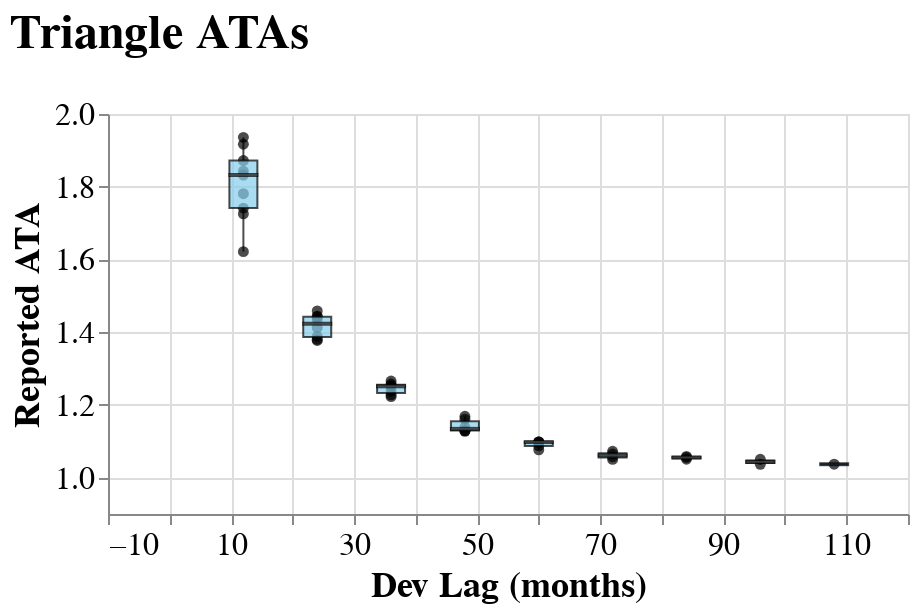

Notebook code for this chart:
### Markdown cell above
### Boxplot of ATA Factors

A better way to visualize **ATA factors** is with a **boxplot**.  
This shows:  
- The **median**  
- The **interquartile range (IQR)**  
- The **minimum and maximum** values

### Code cell
triangle.plot_atas('Reported ATA')

### Figure 1 — Vega-Lite specification as saved in the notebook (floating-point values rounded to 4 significant figures)
{"autosize": {"contains": "content", "resize": true}, "config": {"style": {"group-title": {"fontSize": 24}, "group-subtitle": {"fontSize": 18}, "guide-label": {"fontSize": 16, "font": "sans-serif"}, "guide-title": {"fontSize": 18, "font": "sans-serif"}}, "mark": {"color": "#1f8fff"}, "title": {"anchor": "start", "offset": 20}, "legend": {"orient": "right", "titleAnchor": "start", "layout": {"direction": "vertical"}, "labelFontSize": 16.0, "titleFontSize": 18.0}, "axis": {"labelFontSize": 16.0, "titleFontSize": 18.0}}, "layer": [{"mark": {"type": "point", "color": "black", "filled": true}, "encoding": {"tooltip": [{"field": "period_start", "title": "Period Start", "type": "temporal"}, {"field": "period_end", "title": "Period End", "type": "temporal"}, {"field": "evaluation_date", "title": "Evaluation Date", "type": "temporal"}, {"field": "dev_lag", "title": "Dev Lag (months)", "type": "quantitative"}, {"field": "metric", "format": ".2f", "title": "Reported ATA", "type": "quantitative"}], "x": {"field": "dev_lag", "scale": {"padding": 10}, "title": "Dev Lag (months)", "type": "quantitative"}, "y": {"field": "metric", "scale": {"zero": false, "padding": 10}, "title": "Reported ATA", "type": "quantitative"}}, "name": "view_6", "title": {"text": "Reported ATA", "anchor": "middle", "font": "sans-serif", "fontSize": 12, "fontWeight": "normal"}}, {"mark": {"type": "boxplot", "box": {"stroke": "black"}, "color": "skyblue", "median": {"stroke": "black"}, "opacity": 0.7, "rule": {"stroke": "black"}}, "encoding": {"tooltip": [{"field": "period_start", "title": "Period Start", "type": "temporal"}, {"field": "period_end", "title": "Period End", "type": "temporal"}, {"field": "evaluation_date", "title": "Evaluation Date", "type": "temporal"}, {"field": "dev_lag", "title": "Dev Lag (months)", "type": "quantitative"}, {"field": "metric", "format": ".2f", "title": "Reported ATA", "type": "quantitative"}], "x": {"field": "dev_lag", "scale": {"padding": 10}, "title": "Dev Lag (months)", "type": "quantitative"}, "y": {"field": "metric", "scale": {"zero": false, "padding": 10}, "title": "Reported ATA", "type": "quantitative"}}, "title": {"text": "Reported ATA", "anchor": "middle", "font": "sans-serif", "fontSize": 12, "fontWeight": "normal"}}], "data": {"values": [{"period_start": "2010-01-01T00:00:00", "period_end": "2010-12-31T00:00:00", "evaluation_date": "2010-12-31T00:00:00", "dev_lag": 0.0, "metric": null, "metric_sd": null, "metric_lower_ci": null, "metric_upper_ci": null, "Field": "Reported ATA"}, {"period_start": "2010-01-01T00:00:00", "period_end": "2010-12-31T00:00:00", "evaluation_date": "2011-12-31T00:00:00", "dev_lag": 12.0, "metric": 1.622, "metric_sd": 0, "metric_lower_ci": null, "metric_upper_ci": null, "Field": "Reported ATA"}, {"period_start": "2010-01-01T00:00:00", "period_end": "2010-12-31T00:00:00", "evaluation_date": "2012-12-31T00:00:00", "dev_lag": 24.0, "metric": 1.388, "metric_sd": 0, "metric_lower_ci": null, "metric_upper_ci": null, "Field": "Reported ATA"}, {"period_start": "2010-01-01T00:00:00", "period_end": "2010-12-31T00:00:00", "evaluation_date": "2013-12-31T00:00:00", "dev_lag": 36.0, "metric": 1.251, "metric_sd": 0, "metric_lower_ci": null, "metric_upper_ci": null, "Field": "Reported ATA"}, {"period_start": "2010-01-01T00:00:00", "period_end": "2010-12-31T00:00:00", "evaluation_date": "2014-12-31T00:00:00", "dev_lag": 48.0, "metric": 1.127, "metric_sd": 0, "metric_lower_ci": null, "metric_upper_ci": null, "Field": "Reported ATA"}, {"period_start": "2010-01-01T00:00:00", "period_end": "2010-12-31T00:00:00", "evaluation_date": "2015-12-31T00:00:00", "dev_lag": 60.0, "metric": 1.076, "metric_sd": 0, "metric_lower_ci": null, "metric_upper_ci": null, "Field": "Reported ATA"}, {"period_start": "2010-01-01T00:00:00", "period_end": "2010-12-31T00:00:00", "evaluation_date": "2016-12-31T00:00:00", "dev_lag": 72.0, "metric": 1.057, "metric_sd": 0, "metric_lower_ci": null, "metric_upper_ci": null, "Field": "Reported ATA"}, {"period_start": "2010-01-01T00:00:00", "period_end": "2010-12-31T00:00:00", "evaluation_date": "2017-12-31T00:00:00", "dev_lag": 84.0, "metric": 1.058, "metric_sd": 0, "metric_lower_ci": null, "metric_upper_ci": null, "Field": "Reported ATA"}, {"period_start": "2010-01-01T00:00:00", "period_end": "2010-12-31T00:00:00", "evaluation_date": "2018-12-31T00:00:00", "dev_lag": 96.0, "metric": 1.05, "metric_sd": 0, "metric_lower_ci": null, "metric_upper_ci": null, "Field": "Reported ATA"}, {"period_start": "2010-01-01T00:00:00", "period_end": "2010-12-31T00:00:00", "evaluation_date": "2019-12-31T00:00:00", "dev_lag": 108.0, "metric": 1.037, "metric_sd": 0, "metric_lower_ci": null, "metric_upper_ci": null, "Field": "Reported ATA"}, {"period_start": "2011-01-01T00:00:00", "period_end": "2011-12-31T00:00:00", "evaluation_date": "2011-12-31T00:00:00", "dev_lag": 0.0, "metric": null, "metric_sd": null, "metric_lower_ci": null, "metric_upper_ci": null, "Field": "Reported ATA"}, {"period_start": "2011-01-01T00:00:00", "period_end": "2011-12-31T00:00:00", "evaluation_date": "2012-12-31T00:00:00", "dev_lag": 12.0, "metric": 1.726, "metric_sd": 0, "metric_lower_ci": null, "metric_upper_ci": null, "Field": "Reported ATA"}, {"period_start": "2011-01-01T00:00:00", "period_end": "2011-12-31T00:00:00", "evaluation_date": "2013-12-31T00:00:00", "dev_lag": 24.0, "metric": 1.442, "metric_sd": 0, "metric_lower_ci": null, "metric_upper_ci": null, "Field": "Reported ATA"}, {"period_start": "2011-01-01T00:00:00", "period_end": "2011-12-31T00:00:00", "evaluation_date": "2014-12-31T00:00:00", "dev_lag": 36.0, "metric": 1.266, "metric_sd": 0, "metric_lower_ci": null, "metric_upper_ci": null, "Field": "Reported ATA"}, {"period_start": "2011-01-01T00:00:00", "period_end": "2011-12-31T00:00:00", "evaluation_date": "2015-12-31T00:00:00", "dev_lag": 48.0, "metric": 1.129, "metric_sd": 0, "metric_lower_ci": null, "metric_upper_ci": null, "Field": "Reported ATA"}, {"period_start": "2011-01-01T00:00:00", "period_end": "2011-12-31T00:00:00", "evaluation_date": "2016-12-31T00:00:00", "dev_lag": 60.0, "metric": 1.098, "metric_sd": 0, "metric_lower_ci": null, "metric_upper_ci": null, "Field": "Reported ATA"}, {"period_start": "2011-01-01T00:00:00", "period_end": "2011-12-31T00:00:00", "evaluation_date": "2017-12-31T00:00:00", "dev_lag": 72.0, "metric": 1.05, "metric_sd": 0, "metric_lower_ci": null, "metric_upper_ci": null, "Field": "Reported ATA"}, {"period_start": "2011-01-01T00:00:00", "period_end": "2011-12-31T00:00:00", "evaluation_date": "2018-12-31T00:00:00", "dev_lag": 84.0, "metric": 1.051, "metric_sd": 0, "metric_lower_ci": null, "metric_upper_ci": null, "Field": "Reported ATA"}, {"period_start": "2011-01-01T00:00:00", "period_end": "2011-12-31T00:00:00", "evaluation_date": "2019-12-31T00:00:00", "dev_lag": 96.0, "metric": 1.037, "metric_sd": 0, "metric_lower_ci": null, "metric_upper_ci": null, "Field": "Reported ATA"}, {"period_start": "2012-01-01T00:00:00", "period_end": "2012-12-31T00:00:00", "evaluation_date": "2012-12-31T00:00:00", "dev_lag": 0.0, "metric": null, "metric_sd": null, "metric_lower_ci": null, "metric_upper_ci": null, "Field": "Reported ATA"}, {"period_start": "2012-01-01T00:00:00", "period_end": "2012-12-31T00:00:00", "evaluation_date": "2013-12-31T00:00:00", "dev_lag": 12.0, "metric": 1.832, "metric_sd": 0, "metric_lower_ci": null, "metric_upper_ci": null, "Field": "Reported ATA"}, {"period_start": "2012-01-01T00:00:00", "period_end": "2012-12-31T00:00:00", "evaluation_date": "2014-12-31T00:00:00", "dev_lag": 24.0, "metric": 1.434, "metric_sd": 0, "metric_lower_ci": null, "metric_upper_ci": null, "Field": "Reported ATA"}, {"period_start": "2012-01-01T00:00:00", "period_end": "2012-12-31T00:00:00", "evaluation_date": "2015-12-31T00:00:00", "dev_lag": 36.0, "metric": 1.223, "metric_sd": 0, "metric_lower_ci": null, "metric_upper_ci": null, "Field": "Reported ATA"}, {"period_start": "2012-01-01T00:00:00", "period_end": "2012-12-31T00:00:00", "evaluation_date": "2016-12-31T00:00:00", "dev_lag": 48.0, "metric": 1.129, "metric_sd": 0, "metric_lower_ci": null, "metric_upper_ci": null, "Field": "Reported ATA"}, {"period_start": "2012-01-01T00:00:00", "period_end": "2012-12-31T00:00:00", "evaluation_date": "2017-12-31T00:00:00", "dev_lag": 60.0, "metric": 1.087, "metric_sd": 0, "metric_lower_ci": null, "metric_upper_ci": null, "Field": "Reported ATA"}, {"period_start": "2012-01-01T00:00:00", "period_end": "2012-12-31T00:00:00", "evaluation_date": "2018-12-31T00:00:00", "dev_lag": 72.0, "metric": 1.072, "metric_sd": 0, "metric_lower_ci": null, "metric_upper_ci": null, "Field": "Reported ATA"}, {"period_start": "2012-01-01T00:00:00", "period_end": "2012-12-31T00:00:00", "evaluation_date": "2019-12-31T00:00:00", "dev_lag": 84.0, "metric": 1.056, "metric_sd": 0, "metric_lower_ci": null, "metric_upper_ci": null, "Field": "Reported ATA"}, {"period_start": "2013-01-01T00:00:00", "period_end": "2013-12-31T00:00:00", "evaluation_date": "2013-12-31T00:00:00", "dev_lag": 0.0, "metric": null, "metric_sd": null, "metric_lower_ci": null, "metric_upper_ci": null, "Field": "Reported ATA"}, {"period_start": "2013-01-01T00:00:00", "period_end": "2013-12-31T00:00:00", "evaluation_date": "2014-12-31T00:00:00", "dev_lag": 12.0, "metric": 1.872, "metric_sd": 0, "metric_lower_ci": null, "metric_upper_ci": null, "Field": "Reported ATA"}, {"period_start": "2013-01-01T00:00:00", "period_end": "2013-12-31T00:00:00", "evaluation_date": "2015-12-31T00:00:00", "dev_lag": 24.0, "metric": 1.413, "metric_sd": 0, "metric_lower_ci": null, "metric_upper_ci": null, "Field": "Reported ATA"}, {"period_start": "2013-01-01T00:00:00", "period_end": "2013-12-31T00:00:00", "evaluation_date": "2016-12-31T00:00:00", "dev_lag": 36.0, "metric": 1.238, "metric_sd": 0, "metric_lower_ci": null, "metric_upper_ci": null, "Field": "Reported ATA"}, {"period_start": "2013-01-01T00:00:00", "period_end": "2013-12-31T00:00:00", "evaluation_date": "2017-12-31T00:00:00", "dev_lag": 48.0, "metric": 1.161, "metric_sd": 0, "metric_lower_ci": null, "metric_upper_ci": null, "Field": "Reported ATA"}, {"period_start": "2013-01-01T00:00:00", "period_end": "2013-12-31T00:00:00", "evaluation_date": "2018-12-31T00:00:00", "dev_lag": 60.0, "metric": 1.098, "metric_sd": 0, "metric_lower_ci": null, "metric_upper_ci": null, "Field": "Reported ATA"}, {"period_start": "2013-01-01T00:00:00", "period_end": "2013-12-31T00:00:00", "evaluation_date": "2019-12-31T00:00:00", "dev_lag": 72.0, "metric": 1.065, "metric_sd": 0, "metric_lower_ci": null, "metric_upper_ci": null, "Field": "Reported ATA"}, {"period_start": "2014-01-01T00:00:00", "period_end": "2014-12-31T00:00:00", "evaluation_date": "2014-12-31T00:00:00", "dev_lag": 0.0, "metric": null, "metric_sd": null, "metric_lower_ci": null, "metric_upper_ci": null, "Field": "Reported ATA"}, {"period_start": "2014-01-01T00:00:00", "period_end": "2014-12-31T00:00:00", "evaluation_date": "2015-12-31T00:00:00", "dev_lag": 12.0, "metric": 1.843, "metric_sd": 0, "metric_lower_ci": null, "metric_upper_ci": null, "Field": "Reported ATA"}, {"period_start": "2014-01-01T00:00:00", "period_end": "2014-12-31T00:00:00", "evaluation_date": "2016-12-31T00:00:00", "dev_lag": 24.0, "metric": 1.377, "metric_sd": 0, "metric_lower_ci": null, "metric_upper_ci": null, "Field": "Reported ATA"}, {"period_start": "2014-01-01T00:00:00", "period_end": "2014-12-31T00:00:00", "evaluation_date": "2017-12-31T00:00:00", "dev_lag": 36.0, "metric": 1.228, "metric_sd": 0, "metric_lower_ci": null, "metric_upper_ci": null, "Field": "Reported ATA"}, {"period_start": "2014-01-01T00:00:00", "period_end": "2014-12-31T00:00:00", "evaluation_date": "2018-12-31T00:00:00", "dev_lag": 48.0, "metric": 1.139, "metric_sd": 0, "metric_lower_ci": null, "metric_upper_ci": null, "Field": "Reported ATA"}, {"period_start": "2014-01-01T00:00:00", "period_end": "2014-12-31T00:00:00", "evaluation_date": "2019-12-31T00:00:00", "dev_lag": 60.0, "metric": 1.098, "metric_sd": 0, "metric_lower_ci": null, "metric_upper_ci": null, "Field": "Reported ATA"}, {"period_start": "2015-01-01T00:00:00", "period_end": "2015-12-31T00:00:00", "evaluation_date": "2015-12-31T00:00:00", "dev_lag": 0.0, "metric": null, "metric_sd": null, "metric_lower_ci": null, "metric_upper_ci": null, "Field": "Reported ATA"}, {"period_start": "2015-01-01T00:00:00", "period_end": "2015-12-31T00:00:00", "evaluation_date": "2016-12-31T00:00:00", "dev_lag": 12.0, "metric": 1.781, "metric_sd": 0, "metric_lower_ci": null, "metric_upper_ci": null, "Field": "Reported ATA"}, {"period_start": "2015-01-01T00:00:00", "period_end": "2015-12-31T00:00:00", "evaluation_date": "2017-12-31T00:00:00", "dev_lag": 24.0, "metric": 1.38, "metric_sd": 0, "metric_lower_ci": null, "metric_upper_ci": null, "Field": "Reported ATA"}, {"period_start": "2015-01-01T00:00:00", "period_end": "2015-12-31T00:00:00", "evaluation_date": "2018-12-31T00:00:00", "dev_lag": 36.0, "metric": 1.257, "metric_sd": 0, "metric_lower_ci": null, "metric_upper_ci": null, "Field": "Reported ATA"}, {"period_start": "2015-01-01T00:00:00", "period_end": "2015-12-31T00:00:00", "evaluation_date": "2019-12-31T00:00:00", "dev_lag": 48.0, "metric": 1.169, "metric_sd": 0, "metric_lower_ci": null, "metric_upper_ci": null, "Field": "Reported ATA"}, {"period_start": "2016-01-01T00:00:00", "period_end": "2016-12-31T00:00:00", "evaluation_date": "2016-12-31T00:00:00", "dev_lag": 0.0, "metric": null, "metric_sd": null, "metric_lower_ci": null, "metric_upper_ci": null, "Field": "Reported ATA"}, {"period_start": "2016-01-01T00:00:00", "period_end": "2016-12-31T00:00:00", "evaluation_date": "2017-12-31T00:00:00", "dev_lag": 12.0, "metric": 1.741, "metric_sd": 0, "metric_lower_ci": null, "metric_upper_ci": null, "Field": "Reported ATA"}, {"period_start": "2016-01-01T00:00:00", "period_end": "2016-12-31T00:00:00", "evaluation_date": "2018-12-31T00:00:00", "dev_lag": 24.0, "metric": 1.444, "metric_sd": 0, "metric_lower_ci": null, "metric_upper_ci": null, "Field": "Reported ATA"}, {"period_start": "2016-01-01T00:00:00", "period_end": "2016-12-31T00:00:00", "evaluation_date": "2019-12-31T00:00:00", "dev_lag": 36.0, "metric": 1.254, "metric_sd": 0, "metric_lower_ci": null, "metric_upper_ci": null, "Field": "Reported ATA"}, {"period_start": "2017-01-01T00:00:00", "period_end": "2017-12-31T00:00:00", "evaluation_date": "2017-12-31T00:00:00", "dev_lag": 0.0, "metric": null, "metric_sd": null, "metric_lower_ci": null, "metric_upper_ci": null, "Field": "Reported ATA"}, {"period_start": "2017-01-01T00:00:00", "period_end": "2017-12-31T00:00:00", "evaluation_date": "2018-12-31T00:00:00", "dev_lag": 12.0, "metric": 1.936, "metric_sd": 0, "metric_lower_ci": null, "metric_upper_ci": null, "Field": "Reported ATA"}, {"period_start": "2017-01-01T00:00:00", "period_end": "2017-12-31T00:00:00", "evaluation_date": "2019-12-31T00:00:00", "dev_lag": 24.0, "metric": 1.459, "metric_sd": 0, "metric_lower_ci": null, "metric_upper_ci": null, "Field": "Reported ATA"}, {"period_start": "2018-01-01T00:00:00", "period_end": "2018-12-31T00:00:00", "evaluation_date": "2018-12-31T00:00:00", "dev_lag": 0.0, "metric": null, "metric_sd": null, "metric_lower_ci": null, "metric_upper_ci": null, "Field": "Reported ATA"}, {"period_start": "2018-01-01T00:00:00", "period_end": "2018-12-31T00:00:00", "evaluation_date": "2019-12-31T00:00:00", "dev_lag": 12.0, "metric": 1.917, "metric_sd": 0, "metric_lower_ci": null, "metric_upper_ci": null, "Field": "Reported ATA"}, {"period_start": "2019-01-01T00:00:00", "period_end": "2019-12-31T00:00:00", "evaluation_date": "2019-12-31T00:00:00", "dev_lag": 0.0, "metric": null, "metric_sd": null, "metric_lower_ci": null, "metric_upper_ci": null, "Field": "Reported ATA"}]}, "height": 200, "params": [{"name": "param_14", "select": {"type": "interval", "encodings": ["x", "y"]}, "bind": "scales", "views": ["view_6"]}], "resolve": {"scale": {"color": "independent"}}, "title": {"text": "Triangle ATAs"}, "width": 400, "$schema": "https://vega.github.io/schema/vega-lite/v5.20.1.json"}
